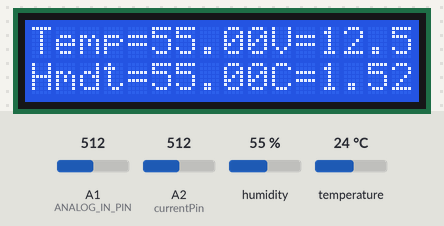
Simulated run of this sketch. Board: Arduino Uno, built with avr-gcc and run on an emulated ATmega328P. Parts: 16×2 character LCD. The test bench sets the inputs (shaded band); at power-on: A1 (ANALOG_IN_PIN) = 512, humidity 55 %, A2 (currentPin) = 512, temperature 24 °C. What the sketch prints to the serial monitor is not drawn.

Above: at 2.2 s.
2.3 s: A1 (ANALOG_IN_PIN) set to 421
At 4.56 s:
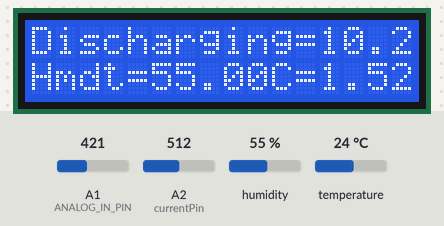
6.0 s: A1 (ANALOG_IN_PIN) set to 402
At 7.7 s:
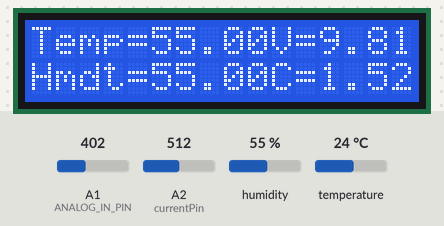
10.3 s: humidity set to 22 %
At 12.49 s:
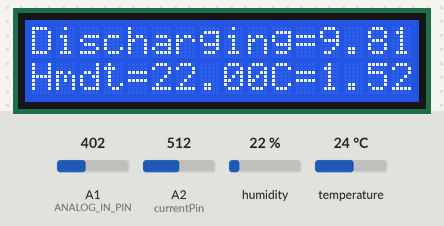
13.9 s: A2 (currentPin) set to 716
At 15.6 s:
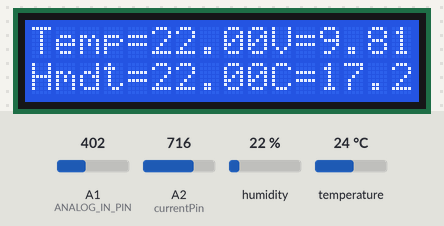
17.3 s: humidity set to 40 %
At 18.7 s:
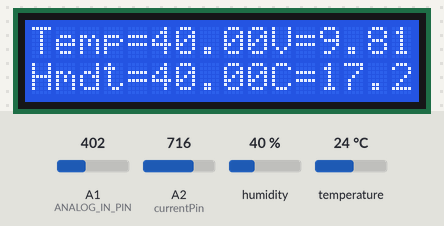
20.7 s: A2 (currentPin) set to 992
At 22.4 s:
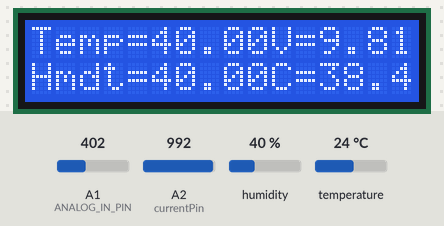
Timing chart, 0 to 23.9 s (numbered marks = the images above; inputs shaded):
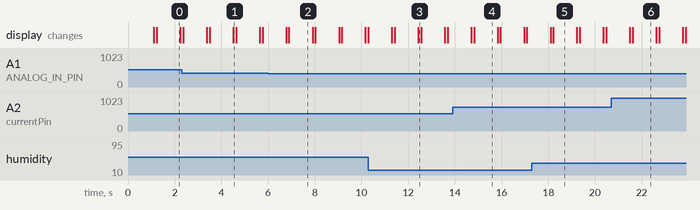

Measured:
- the behaviour switches between 410 and 409 on A1 (ANALOG_IN_PIN) (found by bisection; images 1 and 2)
- after the input at 2.3 s, the display: first differs from a run without the input after 1.2 s (image 1 shows a later state)
- after the input at 6.0 s, the display: first differs from a run without the input after 0.90 s (image 2)
- after the input at 10.3 s, the display: first differs from a run without the input after 1.1 s (image 3 shows a later state)
- after the input at 13.9 s, the display: first differs from a run without the input after 0.92 s (image 4)
- after the input at 17.3 s, the display: first differs from a run without the input after 0.92 s (image 5)
- after the input at 20.7 s, the display: first differs from a run without the input after 0.92 s (image 6)

The sketch:

Battery_monitoring_using_arduino.ino
```cpp
#include <Adafruit_Sensor.h>


#include <DHT.h>


#include <DHT_U.h>


#define DHTTYPE    DHT11     // DHT 11


#define DHTPIN 2


DHT_Unified dht(DHTPIN, DHTTYPE);
#define ANALOG_IN_PIN A1
// Floats for ADC voltage & Input voltage
float adc_voltage = 0.0;
float in_voltage = 0.0;

// Floats for resistor values in divider (in ohms)
float R1 = 30000.0;
float R2 = 7500.0;

// Float for Reference Voltage
float ref_voltage = 5.0;

// Integer for ADC value
int adc_value = 0;
const int currentPin = A2;
int sensitivity = 66;
int adcValue= 0;
int offsetVoltage = 2500;
double adcVoltage = 0;
double currentValue = 0;

int analogInPin  = A0;    // Analog input pin
float sensorValue;          // Analog Output of Sensor
float calibration = 0.36; // Check Battery voltage using multimeter & add/subtract the value
int bat_percentage;
 float voltage1;
 #include <Wire.h>
#include <LiquidCrystal_I2C.h>

LiquidCrystal_I2C lcd(0x27,16,2);

void setup()
{
   lcd.init();
    lcd.backlight();
  Serial.begin(9600);
  dht.begin();

 float sensorValue;
  sensor_t sensor;
  sensorValue = analogRead(analogInPin);
  lcd.setCursor(0,0);
  lcd.print("Welcome to Battery");
  lcd.setCursor(0,1);
  lcd.print("Monitoring Sys");
  delay(1000);
}

void loop()
{
  voltage1 = (((sensorValue * 3.3) / 1024) * 2 + calibration); //multiply by two as voltage divider network is 100K & 100K Resistor

 if(voltage1 > 3.0){
  lcd.clear();
    lcd.setCursor(0,0);
  lcd.print("Charging");

 }
 else{
  //lcd.clear();
    lcd.setCursor(0,0);
  lcd.print("Discharging");

  Serial.println("Discharging");
 }
  Serial.println("Analog Value = ");
  Serial.println(sensorValue);
  Serial.println("Output Voltage = ");
  Serial.println(voltage1);
//  Serial.print("\t Battery Percentage = ");
//  Serial.println(bat_percentage);
// Read the Analog Input
   adc_value = analogRead(ANALOG_IN_PIN);

   // Determine voltage at ADC input
   adc_voltage  = (adc_value * ref_voltage) / 1024.0;

   // Calculate voltage at divider input
   in_voltage = adc_voltage / (R2/(R1+R2)) ;

   // Print results to Serial Monitor to 2 decimal places
  Serial.print("Input Voltage = ");
  Serial.println(in_voltage, 2);

   adcValue = analogRead(currentPin);
  adcVoltage = (adcValue / 1024.0) * 5200;
  currentValue = ((adcVoltage - offsetVoltage) / sensitivity);
   Serial.print("\t Current = ");
  Serial.println(currentValue,3);

sensors_event_t event;


  dht.temperature().getEvent(&event);


  Serial.print(F("Temperature: "));


  Serial.print(event.temperature);


  Serial.println(F("°C"));


  dht.humidity().getEvent(&event);


  Serial.print(F("Humidity: "));


  Serial.print(event.relative_humidity);


  Serial.println(F("%"));
  //lcd
//  lcd.clear();
  lcd.setCursor(0, 0);
  lcd.print("Temp=");
  lcd.print(event.temperature);
  lcd.print("C");

  lcd.setCursor(0, 1);
  lcd.print("Hmdt=");
  lcd.print(event.relative_humidity);
  lcd.print("%");

  lcd.setCursor(10, 0);
  lcd.print("V=");
  lcd.print(in_voltage, 2);
  lcd.print("v|");

  lcd.setCursor(10, 1);
  lcd.print("C=");
  lcd.print(currentValue,2);
  lcd.print("mA");

  delay(1000);
}
```
